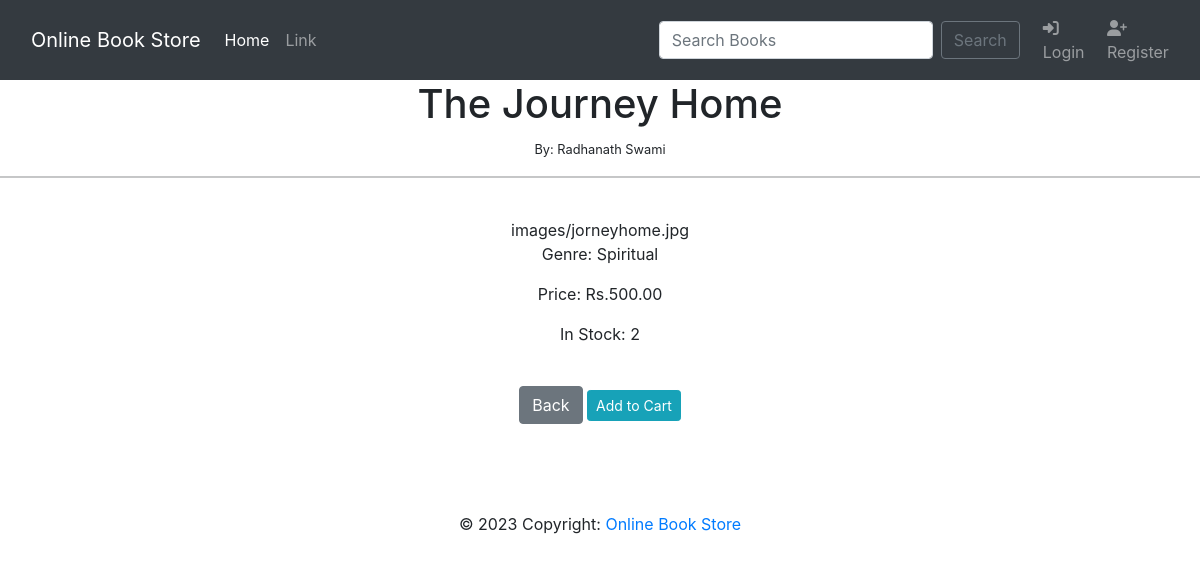
Page /bookview/1 on the earlier database version.
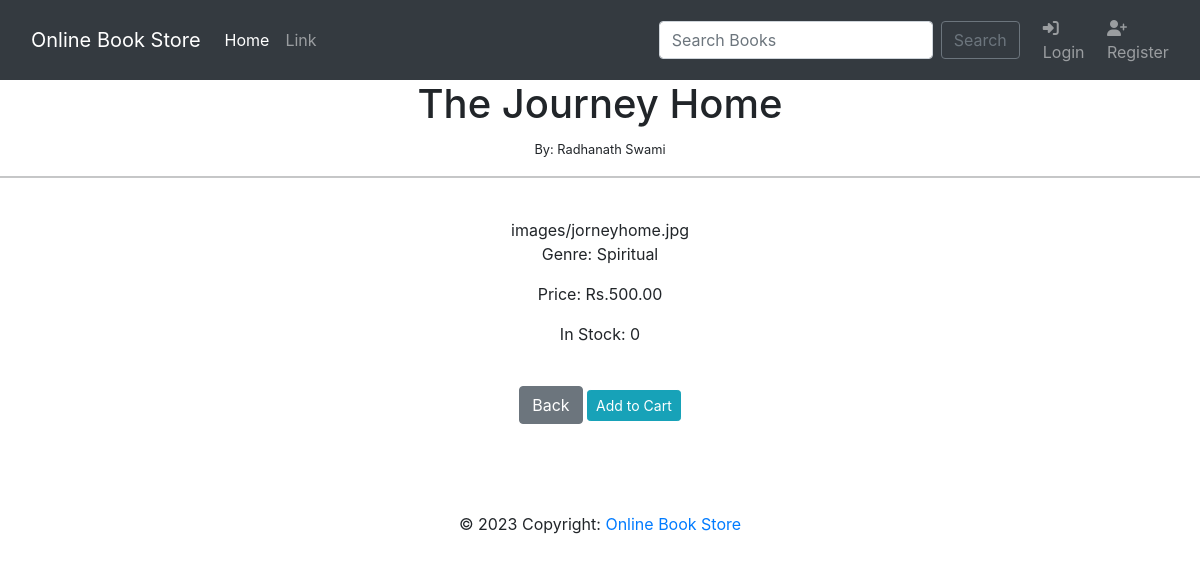
Same page on the later database version.
### cart/models.py (models this page shows, shortened)
class Book(models.Model):
    title = models.CharField(max_length=255)
    author = models.CharField(max_length=255)
    genre = models.CharField(max_length=255)
    price = models.DecimalField(max_digits=10,decimal_places=2)
    available_quantity = models.PositiveIntegerField()
    image = models.FileField(upload_to='images/',blank=True,null = True)

### cart/views.py (the view)
# urls.py: path('bookview/<int:pk>',BookView.as_view(),name='bookview'),
class BookView(DetailView):
	model = Book
	template_name = 'bookview.html'

### cart/templates/bookview.html (shortened to what this page needs)
{% extends "base.html" %}
{% block content %}
<center>
<h1>{{ book.title }}</h1>
<small>By: {{ book.author}} </small><br/>
<hr>
<br/>
{{ book.image }}
<p>Genre: {{ book.genre }}</p>
<p>Price: Rs.{{ book.price }}</p>
<p>In Stock: {{ book.available_quantity }}</p>
<br/>
<a href="{% url 'home' %}"><button type="button" class="btn btn-secondary">Back</button></a>
<a class="btn btn-sm btn-info" href="{% url 'addtocart' book.id %}">Add to Cart</a>
{% endblock %}

Differences in the rows shown:
changed Book "The Journey Home": available_quantity "2" → "0"
